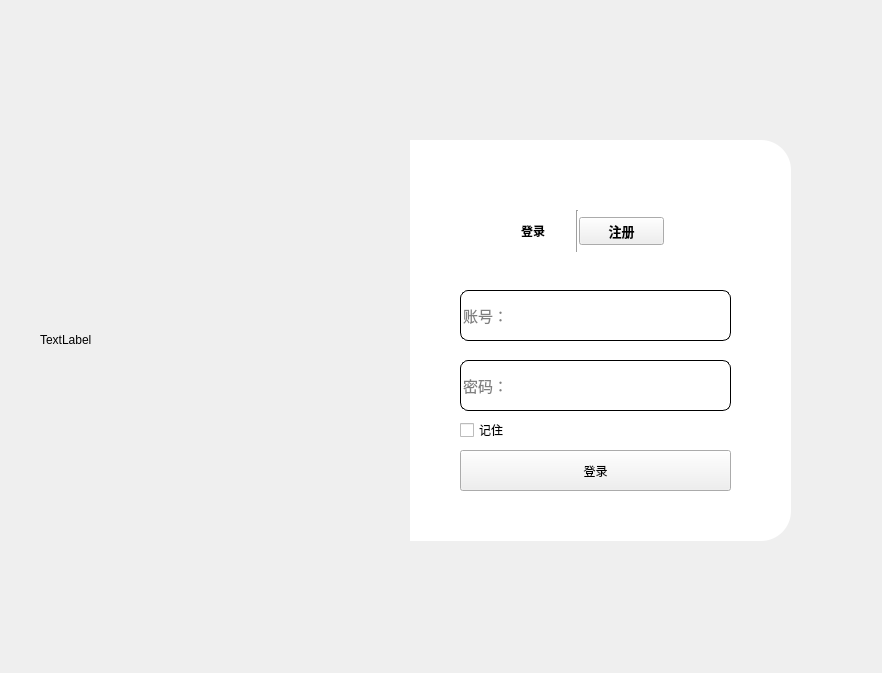
<?xml version="1.0" encoding="UTF-8"?>
<ui version="4.0">
 <class>MainWindow</class>
 <widget class="QMainWindow" name="MainWindow">
  <property name="geometry">
   <rect>
    <x>0</x>
    <y>0</y>
    <width>882</width>
    <height>673</height>
   </rect>
  </property>
  <property name="windowTitle">
   <string>MainWindow</string>
  </property>
  <widget class="QWidget" name="centralwidget">
   <widget class="QLabel" name="label">
    <property name="geometry">
     <rect>
      <x>40</x>
      <y>140</y>
      <width>370</width>
      <height>400</height>
     </rect>
    </property>
    <property name="styleSheet">
     <string notr="true">border-image: url(:/images/res1/images/1.jpg);
border-top-left-radius:30px;
border-bottom-left-radius:30px;</string>
    </property>
    <property name="text">
     <string>TextLabel</string>
    </property>
   </widget>
   <widget class="QLabel" name="label_2">
    <property name="geometry">
     <rect>
      <x>410</x>
      <y>140</y>
      <width>381</width>
      <height>401</height>
     </rect>
    </property>
    <property name="styleSheet">
     <string notr="true">background-color: rgb(255, 255, 255);
border-top-right-radius:30px;
border-bottom-right-radius:30px;</string>
    </property>
    <property name="text">
     <string/>
    </property>
   </widget>
   <widget class="QWidget" name="widget" native="true">
    <property name="geometry">
     <rect>
      <x>490</x>
      <y>210</y>
      <width>174</width>
      <height>42</height>
     </rect>
    </property>
    <property name="font">
     <font>
      <pointsize>10</pointsize>
     </font>
    </property>
    <layout class="QHBoxLayout" name="horizontalLayout">
     <property name="spacing">
      <number>0</number>
     </property>
     <item>
      <widget class="QPushButton" name="pushButton">
       <property name="font">
        <font>
         <pointsize>9</pointsize>
         <bold>true</bold>
        </font>
       </property>
       <property name="styleSheet">
        <string notr="true">#pushButton{
	border:none;
}
#pushButton:focus{
	color:rgb(186,186,186);
}</string>
       </property>
       <property name="text">
        <string>登录</string>
       </property>
      </widget>
     </item>
     <item>
      <widget class="Line" name="line">
       <property name="orientation">
        <enum>Qt::Vertical</enum>
       </property>
      </widget>
     </item>
     <item>
      <widget class="QPushButton" name="register_pushButton">
       <property name="font">
        <font>
         <pointsize>10</pointsize>
         <bold>true</bold>
        </font>
       </property>
       <property name="styleSheet">
        <string notr="true">#pushButton_2{
	border:none;
}
#pushButton_2:focus{
	color:rgb(186,186,186);
}</string>
       </property>
       <property name="text">
        <string>注册</string>
       </property>
      </widget>
     </item>
    </layout>
   </widget>
   <widget class="QWidget" name="widget_2" native="true">
    <property name="geometry">
     <rect>
      <x>430</x>
      <y>270</y>
      <width>331</width>
      <height>231</height>
     </rect>
    </property>
    <widget class="QLineEdit" name="username_lineEdit">
     <property name="geometry">
      <rect>
       <x>30</x>
       <y>20</y>
       <width>271</width>
       <height>51</height>
      </rect>
     </property>
     <property name="font">
      <font>
       <pointsize>11</pointsize>
      </font>
     </property>
     <property name="styleSheet">
      <string notr="true">border:1px solid rgb(0,0,0);
border-radius:8px;</string>
     </property>
     <property name="placeholderText">
      <string>账号：</string>
     </property>
    </widget>
    <widget class="QLineEdit" name="password_lineEdit">
     <property name="geometry">
      <rect>
       <x>30</x>
       <y>90</y>
       <width>271</width>
       <height>51</height>
      </rect>
     </property>
     <property name="font">
      <font>
       <pointsize>11</pointsize>
      </font>
     </property>
     <property name="styleSheet">
      <string notr="true">border:1px solid rgb(0,0,0);
border-radius:8px;</string>
     </property>
     <property name="echoMode">
      <enum>QLineEdit::Password</enum>
     </property>
     <property name="placeholderText">
      <string>密码：</string>
     </property>
    </widget>
    <widget class="QPushButton" name="login_pushButton">
     <property name="geometry">
      <rect>
       <x>30</x>
       <y>180</y>
       <width>271</width>
       <height>41</height>
      </rect>
     </property>
     <property name="styleSheet">
      <string notr="true">
#pushButton_3{
	background-color: rgb(0, 0, 0);
	color: rgb(255, 255, 255);
	border:3px solid rgb(0,0,0);
	border-radius:8px;
}
#pushButton_3:hover{
	background-color: rgb(255, 255, 255);
	color: rgb(0, 0, 0);
}
#pushButton_3:press{
	padding-top:5px;
	padding-left:5px;
}

</string>
     </property>
     <property name="text">
      <string>登录</string>
     </property>
    </widget>
    <widget class="QCheckBox" name="checkBox">
     <property name="geometry">
      <rect>
       <x>30</x>
       <y>150</y>
       <width>79</width>
       <height>20</height>
      </rect>
     </property>
     <property name="text">
      <string>记住</string>
     </property>
    </widget>
   </widget>
   <widget class="QPushButton" name="pushButton_4">
    <property name="geometry">
     <rect>
      <x>740</x>
      <y>150</y>
      <width>41</width>
      <height>24</height>
     </rect>
    </property>
    <property name="styleSheet">
     <string notr="true">border:none;</string>
    </property>
    <property name="text">
     <string/>
    </property>
    <property name="icon">
     <iconset resource="res.qrc">
      <normaloff>:/icons/res1/icons/close.png</normaloff>:/icons/res1/icons/close.png</iconset>
    </property>
   </widget>
  </widget>
 </widget>
 <resources>
  <include location="res.qrc"/>
 </resources>
 <connections>
  <connection>
   <sender>pushButton_4</sender>
   <signal>clicked()</signal>
   <receiver>MainWindow</receiver>
   <slot>close()</slot>
   <hints>
    <hint type="sourcelabel">
     <x>754</x>
     <y>158</y>
    </hint>
    <hint type="destinationlabel">
     <x>822</x>
     <y>109</y>
    </hint>
   </hints>
  </connection>
 </connections>
</ui>
